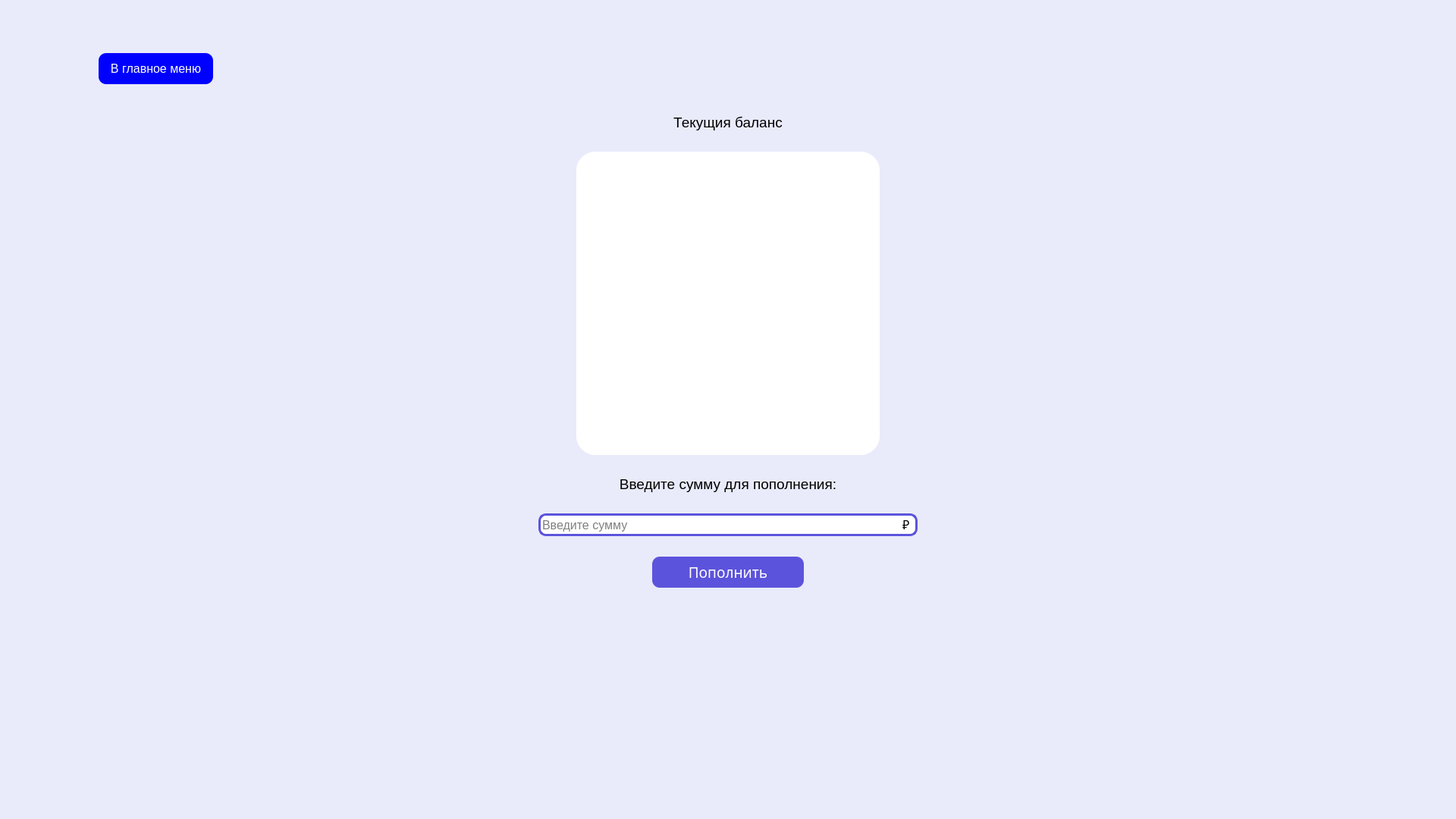
<?xml version="1.0" encoding="UTF-8"?>
<ui version="4.0">
 <class>MainWindow</class>
 <widget class="QMainWindow" name="MainWindow">
  <property name="geometry">
   <rect>
    <x>0</x>
    <y>0</y>
    <width>1920</width>
    <height>1080</height>
   </rect>
  </property>
  <property name="minimumSize">
   <size>
    <width>0</width>
    <height>0</height>
   </size>
  </property>
  <property name="maximumSize">
   <size>
    <width>1920</width>
    <height>1080</height>
   </size>
  </property>
  <property name="windowTitle">
   <string>Most-web</string>
  </property>
  <property name="windowIcon">
   <iconset>
    <normaloff>Логотип увеличенный.ico</normaloff>Логотип увеличенный.ico</iconset>
  </property>
  <property name="styleSheet">
   <string notr="true">background-color: rgb(233, 235, 250)</string>
  </property>
  <widget class="QWidget" name="centralwidget">
   <widget class="QLabel" name="label_image">
    <property name="geometry">
     <rect>
      <x>760</x>
      <y>200</y>
      <width>400</width>
      <height>400</height>
     </rect>
    </property>
    <property name="styleSheet">
     <string notr="true">#label_image {
    background-color: white; /* Цвет фона кнопки rgb(72, 14, 120)rgb(92, 83, 220) */
    border-radius: 25px; /* Устанавливаем радиус закругления углов */
}
</string>
    </property>
    <property name="text">
     <string/>
    </property>
   </widget>
   <widget class="QLabel" name="label_tec_balans">
    <property name="geometry">
     <rect>
      <x>760</x>
      <y>150</y>
      <width>400</width>
      <height>23</height>
     </rect>
    </property>
    <property name="font">
     <font>
      <pointsize>14</pointsize>
     </font>
    </property>
    <property name="text">
     <string>&lt;html&gt;&lt;head/&gt;&lt;body&gt;&lt;p align=&quot;center&quot;&gt;Текущия баланс&lt;/p&gt;&lt;/body&gt;&lt;/html&gt;</string>
    </property>
   </widget>
   <widget class="QLabel" name="label">
    <property name="geometry">
     <rect>
      <x>560</x>
      <y>90</y>
      <width>800</width>
      <height>811</height>
     </rect>
    </property>
    <property name="text">
     <string/>
    </property>
   </widget>
   <widget class="QLabel" name="label_tec_balans_2">
    <property name="geometry">
     <rect>
      <x>760</x>
      <y>627</y>
      <width>400</width>
      <height>23</height>
     </rect>
    </property>
    <property name="font">
     <font>
      <pointsize>14</pointsize>
     </font>
    </property>
    <property name="text">
     <string>&lt;html&gt;&lt;head/&gt;&lt;body&gt;&lt;p align=&quot;center&quot;&gt;Введите сумму для пополнения:&lt;/p&gt;&lt;/body&gt;&lt;/html&gt;</string>
    </property>
   </widget>
   <widget class="QLineEdit" name="line_add_summ">
    <property name="geometry">
     <rect>
      <x>710</x>
      <y>677</y>
      <width>500</width>
      <height>30</height>
     </rect>
    </property>
    <property name="font">
     <font>
      <pointsize>12</pointsize>
     </font>
    </property>
    <property name="styleSheet">
     <string notr="true">background-color: white;
border-radius: 10px;
border: 3px solid rgb(92, 83, 220);</string>
    </property>
    <property name="text">
     <string/>
    </property>
    <property name="placeholderText">
     <string>Введите сумму</string>
    </property>
   </widget>
   <widget class="QLabel" name="label_2">
    <property name="geometry">
     <rect>
      <x>1190</x>
      <y>682</y>
      <width>9</width>
      <height>19</height>
     </rect>
    </property>
    <property name="font">
     <font>
      <pointsize>12</pointsize>
     </font>
    </property>
    <property name="styleSheet">
     <string notr="true">background-color: white;</string>
    </property>
    <property name="text">
     <string>₽</string>
    </property>
   </widget>
   <widget class="QPushButton" name="poplnenie_btn">
    <property name="geometry">
     <rect>
      <x>860</x>
      <y>734</y>
      <width>200</width>
      <height>41</height>
     </rect>
    </property>
    <property name="palette">
     <palette>
      <active>
       <colorrole role="WindowText">
        <brush brushstyle="SolidPattern">
         <color alpha="255">
          <red>255</red>
          <green>255</green>
          <blue>255</blue>
         </color>
        </brush>
       </colorrole>
       <colorrole role="Button">
        <brush brushstyle="SolidPattern">
         <color alpha="255">
          <red>92</red>
          <green>83</green>
          <blue>220</blue>
         </color>
        </brush>
       </colorrole>
       <colorrole role="Text">
        <brush brushstyle="SolidPattern">
         <color alpha="255">
          <red>255</red>
          <green>255</green>
          <blue>255</blue>
         </color>
        </brush>
       </colorrole>
       <colorrole role="ButtonText">
        <brush brushstyle="SolidPattern">
         <color alpha="255">
          <red>255</red>
          <green>255</green>
          <blue>255</blue>
         </color>
        </brush>
       </colorrole>
       <colorrole role="Base">
        <brush brushstyle="SolidPattern">
         <color alpha="255">
          <red>92</red>
          <green>83</green>
          <blue>220</blue>
         </color>
        </brush>
       </colorrole>
       <colorrole role="Window">
        <brush brushstyle="SolidPattern">
         <color alpha="255">
          <red>92</red>
          <green>83</green>
          <blue>220</blue>
         </color>
        </brush>
       </colorrole>
      </active>
      <inactive>
       <colorrole role="WindowText">
        <brush brushstyle="SolidPattern">
         <color alpha="255">
          <red>255</red>
          <green>255</green>
          <blue>255</blue>
         </color>
        </brush>
       </colorrole>
       <colorrole role="Button">
        <brush brushstyle="SolidPattern">
         <color alpha="255">
          <red>92</red>
          <green>83</green>
          <blue>220</blue>
         </color>
        </brush>
       </colorrole>
       <colorrole role="Text">
        <brush brushstyle="SolidPattern">
         <color alpha="255">
          <red>255</red>
          <green>255</green>
          <blue>255</blue>
         </color>
        </brush>
       </colorrole>
       <colorrole role="ButtonText">
        <brush brushstyle="SolidPattern">
         <color alpha="255">
          <red>255</red>
          <green>255</green>
          <blue>255</blue>
         </color>
        </brush>
       </colorrole>
       <colorrole role="Base">
        <brush brushstyle="SolidPattern">
         <color alpha="255">
          <red>92</red>
          <green>83</green>
          <blue>220</blue>
         </color>
        </brush>
       </colorrole>
       <colorrole role="Window">
        <brush brushstyle="SolidPattern">
         <color alpha="255">
          <red>92</red>
          <green>83</green>
          <blue>220</blue>
         </color>
        </brush>
       </colorrole>
      </inactive>
      <disabled>
       <colorrole role="WindowText">
        <brush brushstyle="SolidPattern">
         <color alpha="255">
          <red>255</red>
          <green>255</green>
          <blue>255</blue>
         </color>
        </brush>
       </colorrole>
       <colorrole role="Button">
        <brush brushstyle="SolidPattern">
         <color alpha="255">
          <red>92</red>
          <green>83</green>
          <blue>220</blue>
         </color>
        </brush>
       </colorrole>
       <colorrole role="Text">
        <brush brushstyle="SolidPattern">
         <color alpha="255">
          <red>255</red>
          <green>255</green>
          <blue>255</blue>
         </color>
        </brush>
       </colorrole>
       <colorrole role="ButtonText">
        <brush brushstyle="SolidPattern">
         <color alpha="255">
          <red>255</red>
          <green>255</green>
          <blue>255</blue>
         </color>
        </brush>
       </colorrole>
       <colorrole role="Base">
        <brush brushstyle="SolidPattern">
         <color alpha="255">
          <red>92</red>
          <green>83</green>
          <blue>220</blue>
         </color>
        </brush>
       </colorrole>
       <colorrole role="Window">
        <brush brushstyle="SolidPattern">
         <color alpha="255">
          <red>92</red>
          <green>83</green>
          <blue>220</blue>
         </color>
        </brush>
       </colorrole>
      </disabled>
     </palette>
    </property>
    <property name="font">
     <font>
      <family>Noto Sans</family>
      <pointsize>14</pointsize>
      <weight>50</weight>
      <bold>false</bold>
     </font>
    </property>
    <property name="styleSheet">
     <string notr="true">#poplnenie_btn {
    background-color:rgb(92, 83, 220); /* Цвет фона кнопки rgb(72, 14, 120)rgb(92, 83, 220) */
    border-radius: 10px; /* Устанавливаем радиус закругления углов */
    color: white; /* Цвет текста кнопки */
}
#poplnenie_btn:hover {
                background-color: rgb(73, 17, 127);
}
#poplnenie_btn:pressed {
	background-color: rgb(81, 6, 100)
}

</string>
    </property>
    <property name="text">
     <string>Пополнить</string>
    </property>
    <property name="checkable">
     <bool>false</bool>
    </property>
   </widget>
   <widget class="QPushButton" name="back_menu_btn">
    <property name="geometry">
     <rect>
      <x>130</x>
      <y>70</y>
      <width>151</width>
      <height>41</height>
     </rect>
    </property>
    <property name="palette">
     <palette>
      <active>
       <colorrole role="WindowText">
        <brush brushstyle="SolidPattern">
         <color alpha="255">
          <red>255</red>
          <green>255</green>
          <blue>255</blue>
         </color>
        </brush>
       </colorrole>
       <colorrole role="Button">
        <brush brushstyle="SolidPattern">
         <color alpha="255">
          <red>0</red>
          <green>0</green>
          <blue>255</blue>
         </color>
        </brush>
       </colorrole>
       <colorrole role="Text">
        <brush brushstyle="SolidPattern">
         <color alpha="255">
          <red>255</red>
          <green>255</green>
          <blue>255</blue>
         </color>
        </brush>
       </colorrole>
       <colorrole role="ButtonText">
        <brush brushstyle="SolidPattern">
         <color alpha="255">
          <red>255</red>
          <green>255</green>
          <blue>255</blue>
         </color>
        </brush>
       </colorrole>
       <colorrole role="Base">
        <brush brushstyle="SolidPattern">
         <color alpha="255">
          <red>0</red>
          <green>0</green>
          <blue>255</blue>
         </color>
        </brush>
       </colorrole>
       <colorrole role="Window">
        <brush brushstyle="SolidPattern">
         <color alpha="255">
          <red>0</red>
          <green>0</green>
          <blue>255</blue>
         </color>
        </brush>
       </colorrole>
      </active>
      <inactive>
       <colorrole role="WindowText">
        <brush brushstyle="SolidPattern">
         <color alpha="255">
          <red>255</red>
          <green>255</green>
          <blue>255</blue>
         </color>
        </brush>
       </colorrole>
       <colorrole role="Button">
        <brush brushstyle="SolidPattern">
         <color alpha="255">
          <red>0</red>
          <green>0</green>
          <blue>255</blue>
         </color>
        </brush>
       </colorrole>
       <colorrole role="Text">
        <brush brushstyle="SolidPattern">
         <color alpha="255">
          <red>255</red>
          <green>255</green>
          <blue>255</blue>
         </color>
        </brush>
       </colorrole>
       <colorrole role="ButtonText">
        <brush brushstyle="SolidPattern">
         <color alpha="255">
          <red>255</red>
          <green>255</green>
          <blue>255</blue>
         </color>
        </brush>
       </colorrole>
       <colorrole role="Base">
        <brush brushstyle="SolidPattern">
         <color alpha="255">
          <red>0</red>
          <green>0</green>
          <blue>255</blue>
         </color>
        </brush>
       </colorrole>
       <colorrole role="Window">
        <brush brushstyle="SolidPattern">
         <color alpha="255">
          <red>0</red>
          <green>0</green>
          <blue>255</blue>
         </color>
        </brush>
       </colorrole>
      </inactive>
      <disabled>
       <colorrole role="WindowText">
        <brush brushstyle="SolidPattern">
         <color alpha="255">
          <red>255</red>
          <green>255</green>
          <blue>255</blue>
         </color>
        </brush>
       </colorrole>
       <colorrole role="Button">
        <brush brushstyle="SolidPattern">
         <color alpha="255">
          <red>0</red>
          <green>0</green>
          <blue>255</blue>
         </color>
        </brush>
       </colorrole>
       <colorrole role="Text">
        <brush brushstyle="SolidPattern">
         <color alpha="255">
          <red>255</red>
          <green>255</green>
          <blue>255</blue>
         </color>
        </brush>
       </colorrole>
       <colorrole role="ButtonText">
        <brush brushstyle="SolidPattern">
         <color alpha="255">
          <red>255</red>
          <green>255</green>
          <blue>255</blue>
         </color>
        </brush>
       </colorrole>
       <colorrole role="Base">
        <brush brushstyle="SolidPattern">
         <color alpha="255">
          <red>0</red>
          <green>0</green>
          <blue>255</blue>
         </color>
        </brush>
       </colorrole>
       <colorrole role="Window">
        <brush brushstyle="SolidPattern">
         <color alpha="255">
          <red>0</red>
          <green>0</green>
          <blue>255</blue>
         </color>
        </brush>
       </colorrole>
      </disabled>
     </palette>
    </property>
    <property name="font">
     <font>
      <pointsize>12</pointsize>
     </font>
    </property>
    <property name="styleSheet">
     <string notr="true">#back_menu_btn {
   background-color:rgb(0, 0, 255); /* Цвет фона кнопки */
    border-radius: 10px; /* Устанавливаем радиус закругления углов */
    color: white; /* Цвет текста кнопки */
}
#back_menu_btn:hover {
                background-color: rgb(0, 0, 158)
}
#back_menu_btn:pressed {
	background-color: rgb(0, 0, 120)
}


</string>
    </property>
    <property name="text">
     <string>В главное меню</string>
    </property>
   </widget>
   <zorder>label</zorder>
   <zorder>label_image</zorder>
   <zorder>label_tec_balans</zorder>
   <zorder>label_tec_balans_2</zorder>
   <zorder>line_add_summ</zorder>
   <zorder>label_2</zorder>
   <zorder>poplnenie_btn</zorder>
   <zorder>back_menu_btn</zorder>
  </widget>
  <widget class="QMenuBar" name="menubar">
   <property name="geometry">
    <rect>
     <x>0</x>
     <y>0</y>
     <width>1920</width>
     <height>21</height>
    </rect>
   </property>
  </widget>
  <widget class="QStatusBar" name="statusbar"/>
 </widget>
 <resources/>
 <connections/>
</ui>
